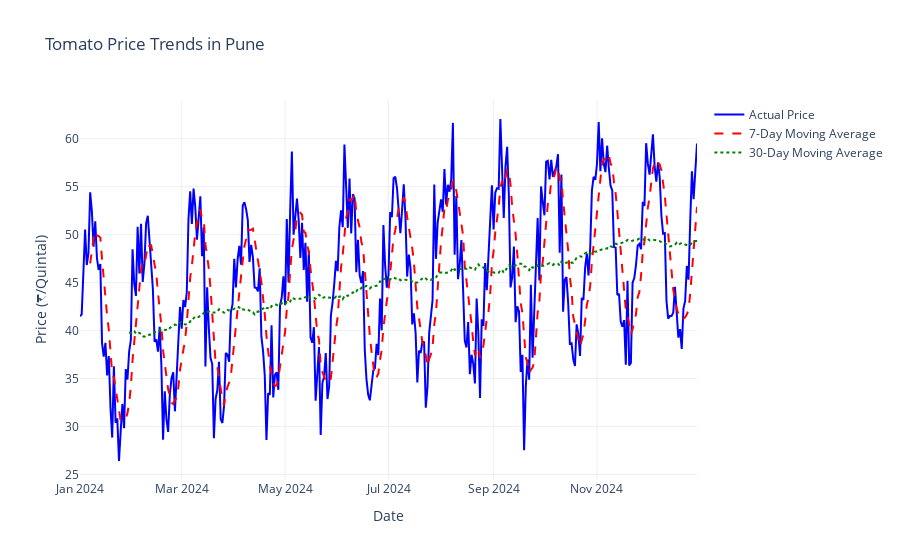

Notebook code for this chart:
### Code cell
# Create visualization of the price trends
fig = go.Figure()

# Add the actual price line
fig.add_trace(
    go.Scatter(
        x=data['date'],
        y=data['price'],
        name='Actual Price',
        line=dict(color='blue')
    )
)

# Add the moving average lines
fig.add_trace(
    go.Scatter(
        x=data['date'],
        y=data['price_ma_7'],
        name='7-Day Moving Average',
        line=dict(color='red', dash='dash')
    )
)

# Add the 30-day moving average
fig.add_trace(
    go.Scatter(
        x=data['date'],
        y=data['price_ma_30'],
        name='30-Day Moving Average',
        line=dict(color='green', dash='dot')
    )
)

# Update layout
fig.update_layout(
    title='Tomato Price Trends in Pune',
    xaxis_title='Date',
    yaxis_title='Price (₹/Quintal)',
    template='plotly_white',
    showlegend=True
)

fig.show()

### Figure 1 — Plotly figure (JSON) as saved in the notebook; plotly's stock layout.template omitted (floating-point values rounded to 4 significant figures; data arrays with more than 128 entries replaced by an {"elided": "..."} marker saying what was removed)
{"data": [{"line": {"color": "blue"}, "name": "Actual Price", "type": "scatter", "x": {"elided": "365 str values"}, "y": {"elided": "365 float values"}}, {"line": {"color": "red", "dash": "dash"}, "name": "7-Day Moving Average", "type": "scatter", "x": {"elided": "365 str values"}, "y": {"elided": "365 float values"}}, {"line": {"color": "green", "dash": "dot"}, "name": "30-Day Moving Average", "type": "scatter", "x": {"elided": "365 str values"}, "y": {"elided": "365 float values"}}], "layout": {"showlegend": true, "title": {"text": "Tomato Price Trends in Pune"}, "xaxis": {"title": {"text": "Date"}}, "yaxis": {"title": {"text": "Price (₹/Quintal)"}}}}
